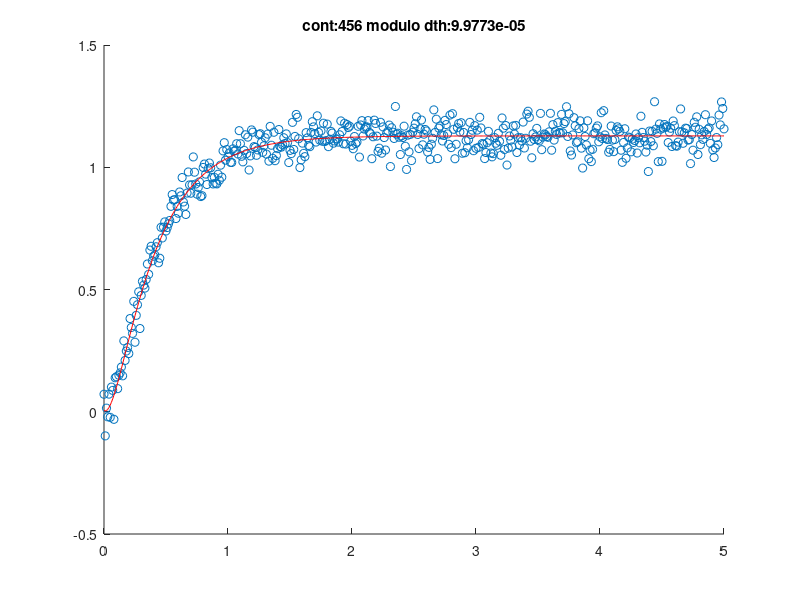

The MATLAB script that drew this image:
clc
clear
close all

load ('sistemacontrolado.mat');
t=0:0.01:5;
x=t(:);
y=y(:);
n = 3; %grau da função
th = zeros((n*2)-1, 1) + 1j*zeros((n*2)-1, 1); %vetor de parametros
%chutes
th(1) = (rand()*0.5 - 0.25) + 1j*(rand()*0.5 - 0.25);%%th grau 3=[   5.6334;

for i = 1:n-1
    th(2*i) = (rand()*0.5 - 0.25) + 1j*(rand()*0.5 - 0.25);
    th((2*i)+1) = (rand()*0.5 - 0.25) + 1j*(rand()*0.5 - 0.25);
end
alfa = 0.1; %amortecimento
Dmax = 0.8; %valor de saturacao

%criando o modelo
ym = th(1);
for i=1:n-1
  ym = ym + th(2*i)*exp(th((2*i)+1).*x);
endfor

%figura para plotar
figure(1)
scatter(x,y);
hold on
h = plot(x,ym,'r');
crit = 1
cont=0
lambda = 1e-3;

while crit == 1
cont=cont+1
dy = y-ym; %erro dy

%criando o jacobiano
J = x.^0;
for i = 1:n-1
J = [J exp(th((2*i)+1).*x) x.*th(2*i).*exp(th((2*i)+1).*x)]; %derivadas das exponenciais
endfor

dth = inv(J'*J + lambda*eye(length(th)))*J'*dy;

%gerando os passos
dth = alfa*dth;

for j=1:length(dth) % para cada um dos elementos
  if (abs(dth(j)) > Dmax) % se o elemento for maior que o limite
  dth(j) = Dmax*dth(j)/abs(dth(j)) % satura o módulo do elemento
  end
end
th = th + dth; %novos thetas

%reconstroi o modelo
ym = th(1);
for i=1:n-1
  ym = ym + th(2*i)*exp(th((2*i)+1).*x);
endfor

%plotando em tempo real
set(h,'YData',real(ym))
title(['cont:',num2str(cont), ' modulo dth:', num2str(norm(dth))]);
drawnow;
%pause(0.02);

%criterios de parada
if norm(dth) < 1e-4 || isnan(dth(1));
  crit = 0;
endif
endwhile
